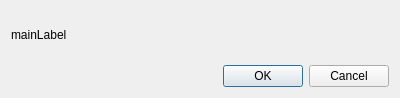
<?xml version="1.0" encoding="UTF-8"?>
<ui version="4.0">
 <class>Dialog</class>
 <widget class="QDialog" name="Dialog">
  <property name="geometry">
   <rect>
    <x>0</x>
    <y>0</y>
    <width>400</width>
    <height>98</height>
   </rect>
  </property>
  <property name="windowTitle">
   <string>Dialog</string>
  </property>
  <layout class="QVBoxLayout" name="verticalLayout">
   <item>
    <layout class="QHBoxLayout" name="horizontalLayout">
     <item>
      <widget class="QLabel" name="mainLabel">
       <property name="text">
        <string>mainLabel</string>
       </property>
      </widget>
     </item>
    </layout>
   </item>
   <item>
    <widget class="QDialogButtonBox" name="buttonBox">
     <property name="orientation">
      <enum>Qt::Horizontal</enum>
     </property>
     <property name="standardButtons">
      <set>QDialogButtonBox::Cancel|QDialogButtonBox::Ok</set>
     </property>
    </widget>
   </item>
  </layout>
 </widget>
 <resources/>
 <connections>
  <connection>
   <sender>buttonBox</sender>
   <signal>accepted()</signal>
   <receiver>Dialog</receiver>
   <slot>accept()</slot>
   <hints>
    <hint type="sourcelabel">
     <x>248</x>
     <y>254</y>
    </hint>
    <hint type="destinationlabel">
     <x>157</x>
     <y>274</y>
    </hint>
   </hints>
  </connection>
  <connection>
   <sender>buttonBox</sender>
   <signal>rejected()</signal>
   <receiver>Dialog</receiver>
   <slot>reject()</slot>
   <hints>
    <hint type="sourcelabel">
     <x>316</x>
     <y>260</y>
    </hint>
    <hint type="destinationlabel">
     <x>286</x>
     <y>274</y>
    </hint>
   </hints>
  </connection>
 </connections>
</ui>
